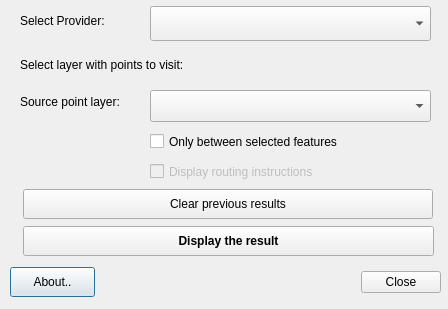
<?xml version="1.0" encoding="UTF-8"?>
<ui version="4.0">
 <class>OSRMDialogTSP</class>
 <widget class="QDialog" name="OSRMDialogTSP">
  <property name="geometry">
   <rect>
    <x>0</x>
    <y>0</y>
    <width>448</width>
    <height>309</height>
   </rect>
  </property>
  <property name="windowTitle">
   <string>OSRM: Solve the TSP with OSRM</string>
  </property>
  <widget class="QPushButton" name="pushButton_about">
   <property name="geometry">
    <rect>
     <x>10</x>
     <y>267</y>
     <width>85</width>
     <height>30</height>
    </rect>
   </property>
   <property name="text">
    <string>About..</string>
   </property>
  </widget>
  <widget class="QDialogButtonBox" name="close_button_box">
   <property name="geometry">
    <rect>
     <x>350</x>
     <y>267</y>
     <width>91</width>
     <height>30</height>
    </rect>
   </property>
   <property name="orientation">
    <enum>Qt::Horizontal</enum>
   </property>
   <property name="standardButtons">
    <set>QDialogButtonBox::Close</set>
   </property>
  </widget>
  <widget class="QPushButton" name="pushButton_display">
   <property name="geometry">
    <rect>
     <x>23</x>
     <y>226</y>
     <width>411</width>
     <height>30</height>
    </rect>
   </property>
   <property name="sizePolicy">
    <sizepolicy hsizetype="Preferred" vsizetype="Preferred">
     <horstretch>0</horstretch>
     <verstretch>0</verstretch>
    </sizepolicy>
   </property>
   <property name="font">
    <font>
     <family>Arial</family>
     <pointsize>9</pointsize>
     <weight>75</weight>
     <bold>true</bold>
    </font>
   </property>
   <property name="text">
    <string>Display the result</string>
   </property>
  </widget>
  <widget class="QPushButton" name="pushButton_clear">
   <property name="geometry">
    <rect>
     <x>23</x>
     <y>189</y>
     <width>410</width>
     <height>30</height>
    </rect>
   </property>
   <property name="sizePolicy">
    <sizepolicy hsizetype="Preferred" vsizetype="Preferred">
     <horstretch>0</horstretch>
     <verstretch>0</verstretch>
    </sizepolicy>
   </property>
   <property name="font">
    <font>
     <family>Arial</family>
     <pointsize>9</pointsize>
    </font>
   </property>
   <property name="text">
    <string>Clear previous results</string>
   </property>
  </widget>
  <widget class="QComboBox" name="combo_box_provider">
   <property name="geometry">
    <rect>
     <x>150</x>
     <y>6</y>
     <width>281</width>
     <height>35</height>
    </rect>
   </property>
   <property name="font">
    <font>
     <family>Arial</family>
     <pointsize>9</pointsize>
    </font>
   </property>
  </widget>
  <widget class="QLabel" name="label_4">
   <property name="geometry">
    <rect>
     <x>20</x>
     <y>11</y>
     <width>131</width>
     <height>20</height>
    </rect>
   </property>
   <property name="font">
    <font>
     <family>Arial</family>
     <pointsize>9</pointsize>
    </font>
   </property>
   <property name="text">
    <string>Select Provider:</string>
   </property>
  </widget>
  <widget class="QLabel" name="label_5">
   <property name="geometry">
    <rect>
     <x>20</x>
     <y>56</y>
     <width>251</width>
     <height>17</height>
    </rect>
   </property>
   <property name="font">
    <font>
     <family>Arial</family>
     <pointsize>9</pointsize>
    </font>
   </property>
   <property name="text">
    <string>Select layer with points to visit:</string>
   </property>
  </widget>
  <widget class="QLabel" name="label_3">
   <property name="geometry">
    <rect>
     <x>20</x>
     <y>90</y>
     <width>111</width>
     <height>24</height>
    </rect>
   </property>
   <property name="font">
    <font>
     <family>Arial</family>
     <pointsize>9</pointsize>
    </font>
   </property>
   <property name="text">
    <string>Source point layer:</string>
   </property>
  </widget>
  <widget class="QgsMapLayerComboBox" name="comboBox_layer">
   <property name="geometry">
    <rect>
     <x>150</x>
     <y>90</y>
     <width>281</width>
     <height>32</height>
    </rect>
   </property>
  </widget>
  <widget class="QCheckBox" name="checkBox_selec_features">
   <property name="geometry">
    <rect>
     <x>150</x>
     <y>130</y>
     <width>433</width>
     <height>23</height>
    </rect>
   </property>
   <property name="font">
    <font>
     <family>Arial</family>
     <pointsize>9</pointsize>
    </font>
   </property>
   <property name="text">
    <string>Only between selected features</string>
   </property>
  </widget>
  <widget class="QCheckBox" name="checkBox_instructions">
   <property name="enabled">
    <bool>false</bool>
   </property>
   <property name="geometry">
    <rect>
     <x>150</x>
     <y>160</y>
     <width>261</width>
     <height>23</height>
    </rect>
   </property>
   <property name="font">
    <font>
     <family>Arial</family>
     <pointsize>9</pointsize>
     <italic>false</italic>
    </font>
   </property>
   <property name="text">
    <string>Display routing instructions</string>
   </property>
  </widget>
 </widget>
 <customwidgets>
  <customwidget>
   <class>QgsMapLayerComboBox</class>
   <extends>QComboBox</extends>
   <header>qgsmaplayercombobox.h</header>
  </customwidget>
 </customwidgets>
 <resources/>
 <connections>
  <connection>
   <sender>close_button_box</sender>
   <signal>accepted()</signal>
   <receiver>OSRMDialogTSP</receiver>
   <slot>accept()</slot>
   <hints>
    <hint type="sourcelabel">
     <x>20</x>
     <y>20</y>
    </hint>
    <hint type="destinationlabel">
     <x>20</x>
     <y>20</y>
    </hint>
   </hints>
  </connection>
  <connection>
   <sender>close_button_box</sender>
   <signal>rejected()</signal>
   <receiver>OSRMDialogTSP</receiver>
   <slot>reject()</slot>
   <hints>
    <hint type="sourcelabel">
     <x>20</x>
     <y>20</y>
    </hint>
    <hint type="destinationlabel">
     <x>20</x>
     <y>20</y>
    </hint>
   </hints>
  </connection>
 </connections>
</ui>
